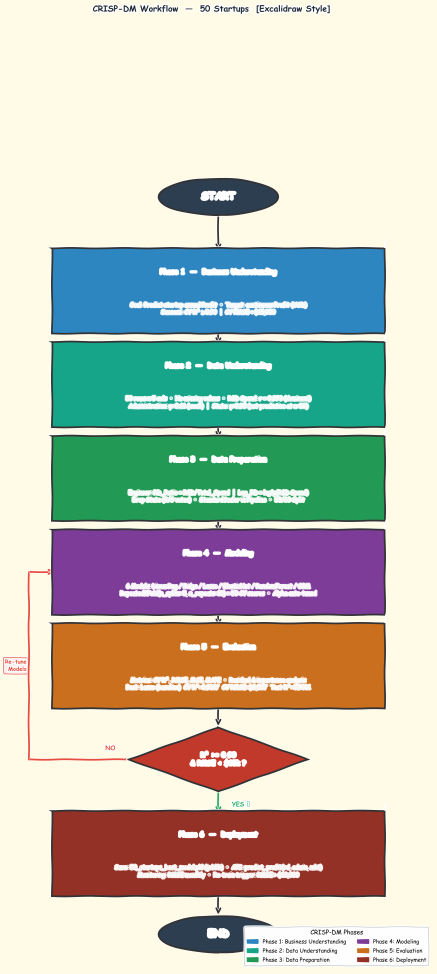
#> input picture hw6_workflow_excalidraw.png, 1309 x 2920 px (shown at 1/3 size)
$ python -i fast_animate_video.py   (imports and definitions only)
#> lines starting #> are read from the running program, lines starting #| are printed output that depends on the picture; after the words box and inside, x2 and y2 are one past the last pixel; in counts of white or black regions, pixels touching at a corner belong together
#> further down, picture is the input picture: shape (2920, 1309, 3); mean B, G, R 178.2, 191.4, 189.5
"""
fast_animate_video.py  v3
快速 Spotlight 動畫影片生成器（OpenCV 區域偵測）

優化重點：
  • 移除 Ken Burns（消除每幀 25 MB resize 開銷）
  • In-place numpy ops（消除每幀 3×8 MB GC 壓力）
  • 預分配 numpy buffer（frame_f32, frame_u8, tmp）
  • veryfast preset（h264 編碼速度提升 2×）
  • 沿用已存在的 sam_seg_*.mp4（跳過已完成片段）
"""
import os, sys, subprocess
import numpy as np
import imageio_ffmpeg
import cv2

# [1 line not run here, left out]

BASE     = r"D:\wi\260612"
ASSETS   = os.path.join(BASE, "pres_pdf_assets")
TMP_DIR  = os.path.join(ASSETS, "sam_tmp")
OUT_MP4  = os.path.join(BASE, "hw6_presentation_sam_animated.mp4")
# [1 line that did not run here, left out]

FPS         = 24
N_SLIDES    = 12
W, H        = 1920, 1080
MAX_REGIONS = 7

BG_DUR     = 0.50
REVEAL_DUR = 0.55
GAP        = 0.35
NARR_DELAY = 0.50
HOLD_END   = 0.80
FADE_OUT   = 0.55

# [1 line not run here, left out]


# ─────────────────────────────────────────────────────────────────────────────
# 區域偵測
# ─────────────────────────────────────────────────────────────────────────────
def detect_regions(img_bgr):
    gray = cv2.cvtColor(img_bgr, cv2.COLOR_BGR2GRAY)
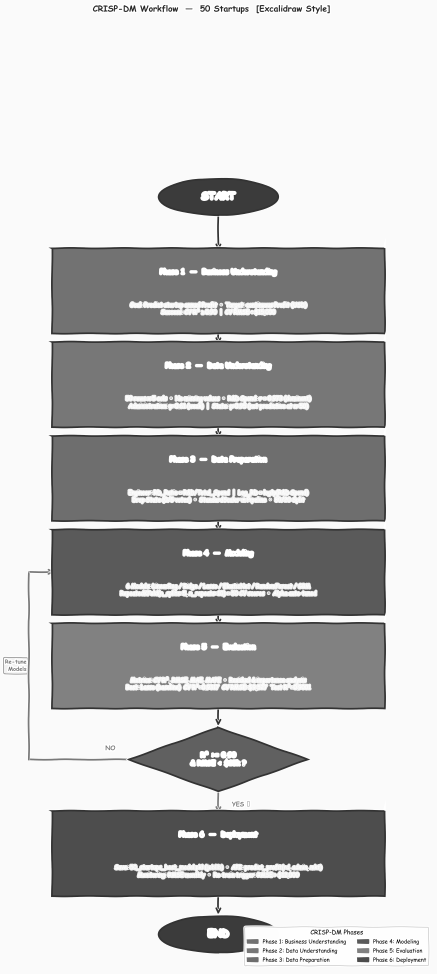
#> gray: shape (2920, 1309) (shown at 1/3 size); min 0, max 255, mean 189.4
    _, thresh = cv2.threshold(gray, 0, 255, cv2.THRESH_BINARY_INV + cv2.THRESH_OTSU)
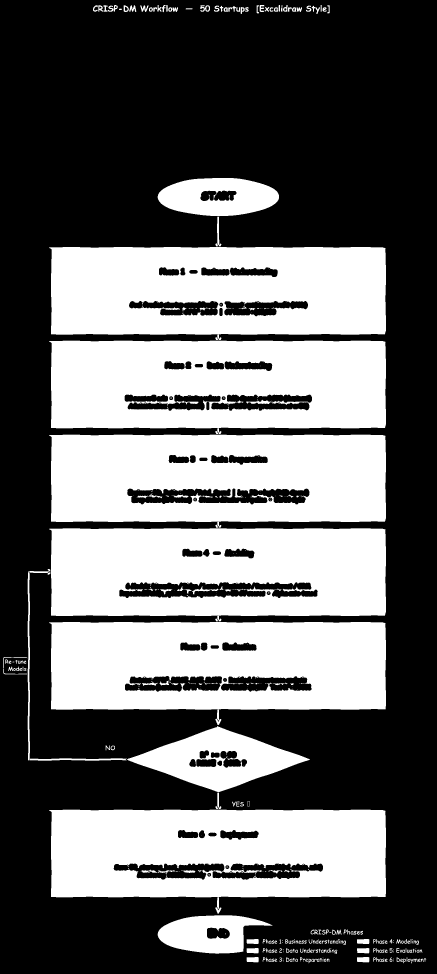
#> thresh: shape (2920, 1309) (shown at 1/3 size); 40.8% white; 443 white regions (194 under 20 px), largest, box (x1, y1, x2, y2) and area: (147, 741, 1158, 1017) 240150, (147, 1866, 1158, 2162) 238023, (147, 2429, 1158, 2728) 237836
    kernel = cv2.getStructuringElement(cv2.MORPH_RECT, (60, 18))
    dilated = cv2.dilate(thresh, kernel, iterations=2)
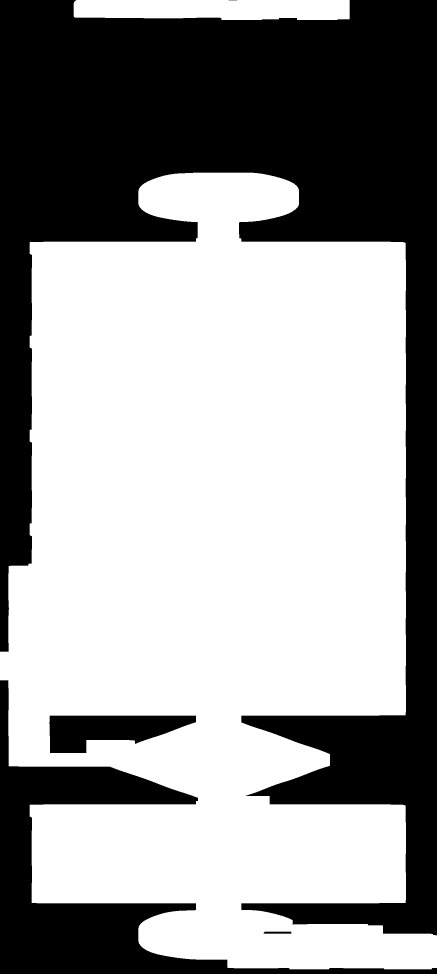
#> dilated: shape (2920, 1309) (shown at 1/3 size); 61.3% white; 5 black regions
    contours, _ = cv2.findContours(dilated, cv2.RETR_EXTERNAL, cv2.CHAIN_APPROX_SIMPLE)
#> contours = 2 contours; box (x1, y1, x2, y2) and area: (0, 518, 1309, 2908) 2322606, (221, 0, 1049, 60) 45526
    total = H * W
    masks = []
    for cnt in contours:
        x, y, w, h = cv2.boundingRect(cnt)
        if (w * h) / total < 0.02 or (w * h) / total > 0.70:
            continue
        if h < 15 or w < 50:
            continue
        m = np.zeros((H, W), dtype=bool)
        pad = 8
        m[max(0,y-pad):min(H,y+h+pad), max(0,x-pad):min(W,x+w+pad)] = True
        masks.append(m)
#> this loop made 2 passes
#> (x, y, w, h) on pass 1: (0, 518, 1309, 2390)
#> (x, y, w, h, pad) on pass 2: (221, 0, 828, 60, 8)
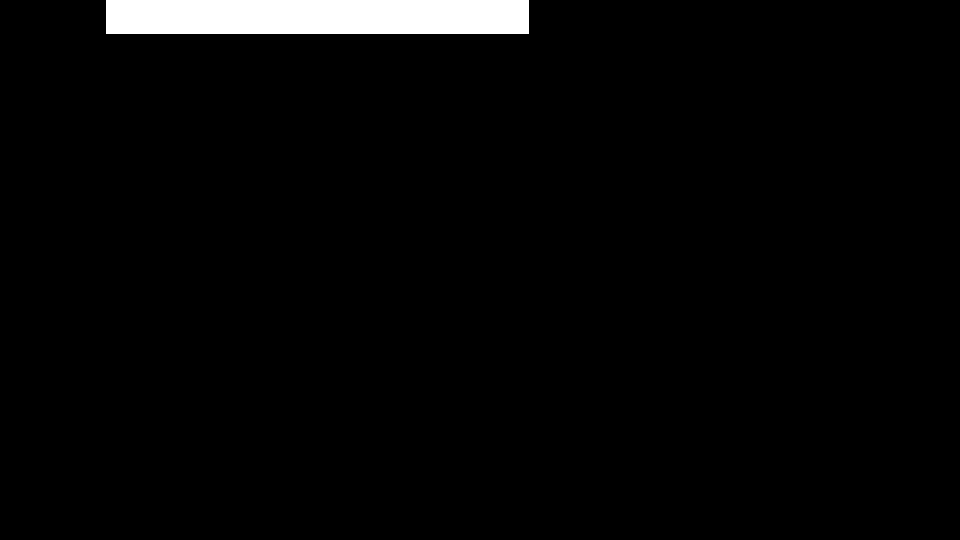
#> m: shape (1080, 1920) bool (shown at 1/2 size); 2.8% white; 1 white region, box (x1, y1, x2, y2) and area: (213, 0, 1057, 68) 57392
#> after the loop, masks = 1 item
    if len(masks) < 3:
        masks = [np.zeros((H, W), dtype=bool) for _ in range(4)]
#> masks = 4 items
        band = H // 4
        for i, m in enumerate(masks):
            m[i*band:(i+1)*band, :] = True
#> this loop made 4 passes
    # 去重
    keep = []
    for i, a in enumerate(masks):
        if any(i != j and (a & b).sum() / max((a | b).sum(), 1) > 0.60 and b.sum() > a.sum()
               for j, b in enumerate(masks)):
            continue
        keep.append(a)
#> after the loop, keep = 4 items
    keep.sort(key=lambda m: float(np.where(m.any(axis=1))[0].mean()) if m.any() else 9999.0)
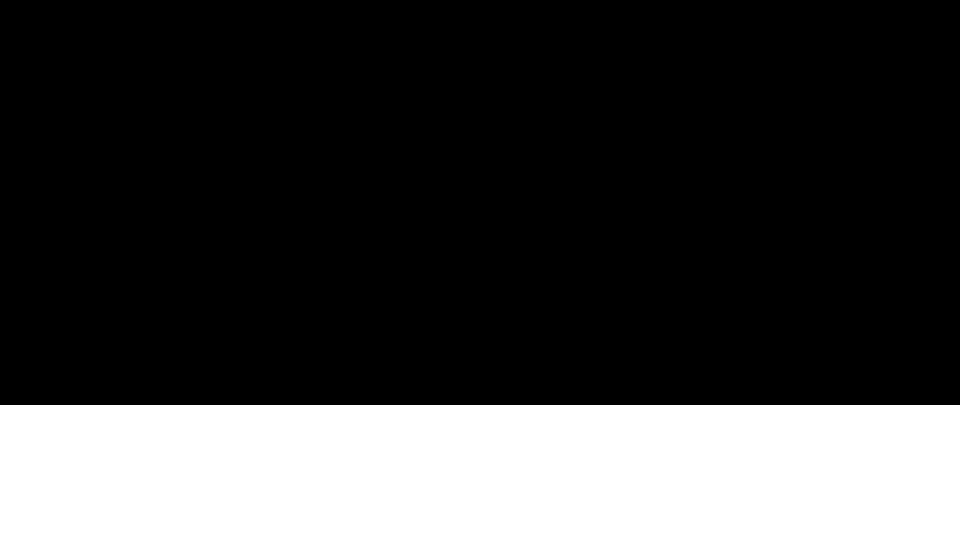
#> m: shape (1080, 1920) bool (shown at 1/2 size); 25% white; 1 white region, box (x1, y1, x2, y2) and area: (0, 810, 1920, 1080) 518400
    return keep[:MAX_REGIONS]


# ─────────────────────────────────────────────────────────────────────────────
# Easing
# ─────────────────────────────────────────────────────────────────────────────
def ease_out_cubic(p):
    p = max(0.0, min(1.0, p))
    return 1.0 - (1.0 - p) ** 3

def ease_out_quart(p):
    p = max(0.0, min(1.0, p))
    return 1.0 - (1.0 - p) ** 4


# ─────────────────────────────────────────────────────────────────────────────
# 亮度遮罩（in-place，無臨時陣列分配）
# ─────────────────────────────────────────────────────────────────────────────
# [143 lines left out: functions fill_darkness, get_audio_duration, encode_segment, not called in this run]


# ─────────────────────────────────────────────────────────────────────────────
# Main
# ─────────────────────────────────────────────────────────────────────────────
slide_pngs  = [os.path.join(ASSETS, f"slide_{i:02d}.png") for i in range(N_SLIDES)]
audio_files = [os.path.join(ASSETS, f"narr_{i:02d}.mp3")  for i in range(N_SLIDES)]

# [7 lines not run here, left out]

segment_files = []

# [30 lines not run here, left out]
concat_list = os.path.join(TMP_DIR, "concat_fast.txt")
# [3 lines not run here, left out]

# [6 lines that did not run here, left out]
# [1 line not run here, left out]

# [1 line that did not run here, left out]
# [3 lines not run here, left out]

>>> import cv2
>>> picture = cv2.imread('hw6_workflow_excalidraw.png')
>>> result = detect_regions(picture)
#> result = 4 items

$ run again, on chart_phase2b.png
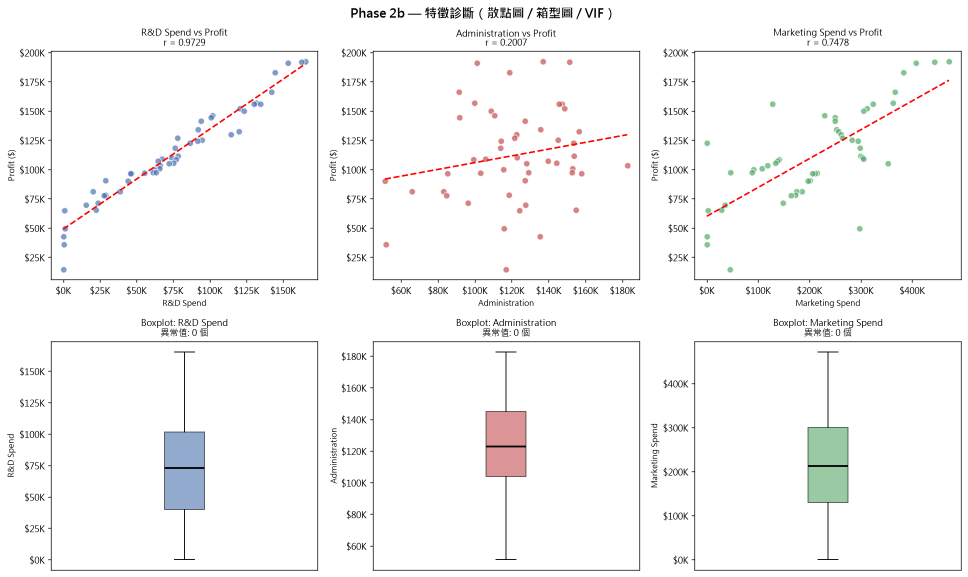
#> input picture chart_phase2b.png, 1935 x 1153 px (shown at 1/2 size)
#> picture is the input picture: shape (1153, 1935, 3); mean B, G, R 247.5, 247.5, 247.9
#> in detect_regions, `_, thresh = cv2.threshold(gray, 0, 255, cv2.THRESH_BINARY_INV + cv2.TH..`:
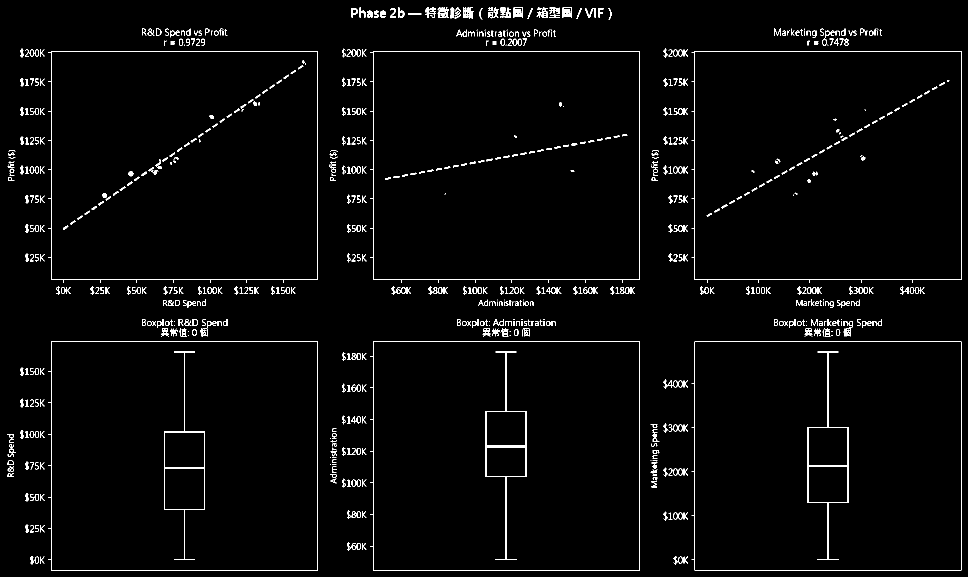
#> thresh: shape (1153, 1935) (shown at 1/2 size); 2.2% white in thin lines or dots
#> in detect_regions, `dilated = cv2.dilate(thresh, kernel, iterations=2)`:
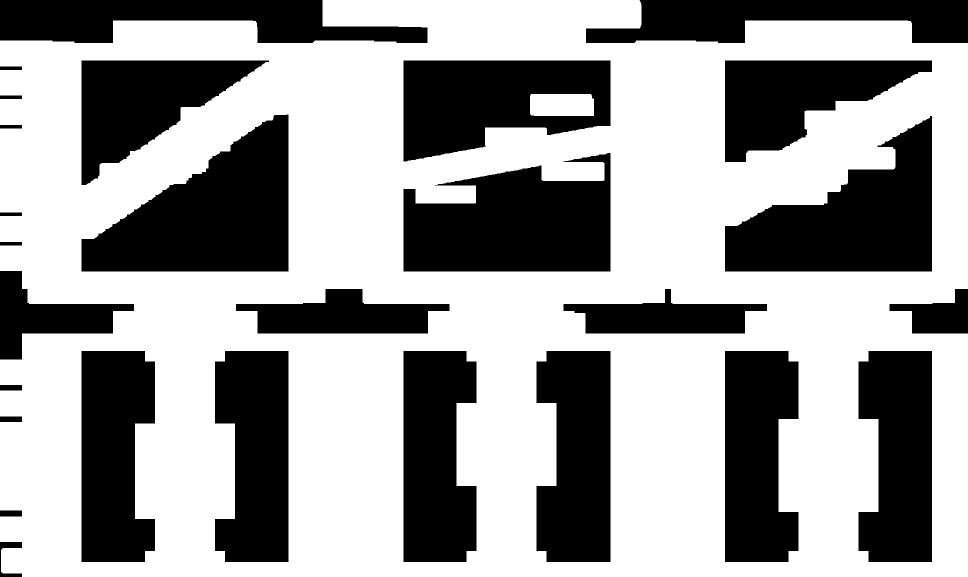
#> dilated: shape (1153, 1935) (shown at 1/2 size); 61.1% white; 27 black regions
#> contours = 1 contour; box (x1, y1, x2, y2) and area: (0, 0, 1935, 1153) 2103820
#> the loop in detect_regions, `for cnt in contours:` made 1 pass
#> after the loop in detect_regions, `for cnt in contours:`: masks = []
#> in detect_regions, `masks = [np.zeros((H, W), dtype=bool) for _ in range(4)]`: masks = 4 items
#> the loop in detect_regions, `for i, m in enumerate(masks):` made 4 passes
#> the loop in detect_regions, `for i, a in enumerate(masks):` made 4 passes
#> m: shape (1080, 1920) bool; 25% white; 1 white region, box (x1, y1, x2, y2) and area: (0, 810, 1920, 1080) 518400

$ run again, on chart_phase3a.png
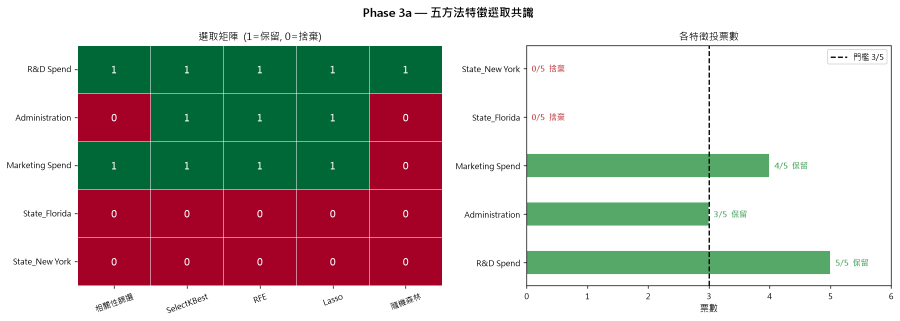
#> input picture chart_phase3a.png, 1799 x 642 px (shown at 1/2 size)
#> picture is the input picture: shape (642, 1799, 3); mean B, G, R 181.1, 186, 191.7
#> in detect_regions, `_, thresh = cv2.threshold(gray, 0, 255, cv2.THRESH_BINARY_INV + cv2.TH..`:
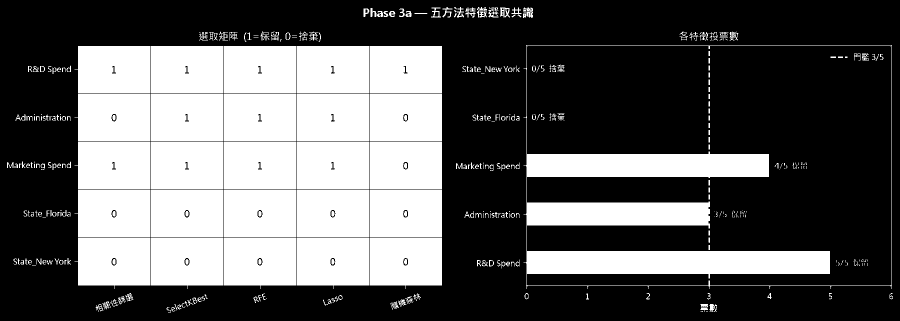
#> thresh: shape (642, 1799) (shown at 1/2 size); 36.8% white; 399 white regions (128 under 20 px), largest, box (x1, y1, x2, y2) and area: (1047, 90, 1784, 578) 69579, (149, 92, 301, 187) 13735, (149, 284, 301, 379) 13734
#> dilated: shape (642, 1799); 75.2% white; 19 black regions (1 under 20 px)
#> contours = 1 contour; box (x1, y1, x2, y2) and area: (0, 0, 1799, 642) 992280
#> the loop in detect_regions, `for cnt in contours:` made 1 pass
#> (x, y, w, h, pad) on pass 1: (0, 0, 1799, 642, 8)
#> after the loop in detect_regions, `for cnt in contours:`:
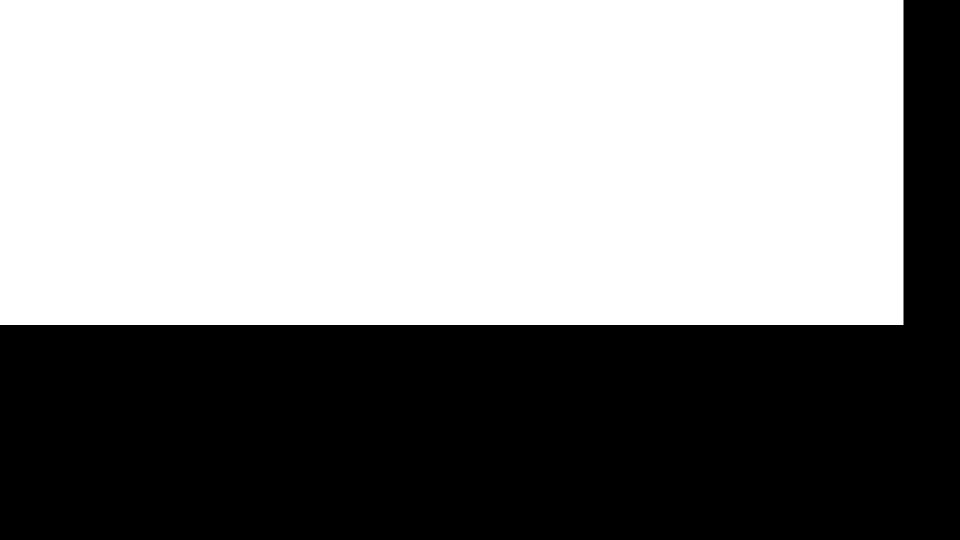
#> m: shape (1080, 1920) bool (shown at 1/2 size); 56.6% white; 1 black region, box (x1, y1, x2, y2) and area: (0, 0, 1920, 1080) 899050
#> after the loop in detect_regions, `for cnt in contours:`: masks = 1 item
#> in detect_regions, `masks = [np.zeros((H, W), dtype=bool) for _ in range(4)]`: masks = 4 items
#> the loop in detect_regions, `for i, m in enumerate(masks):` made 4 passes
#> the loop in detect_regions, `for i, a in enumerate(masks):` made 4 passes
